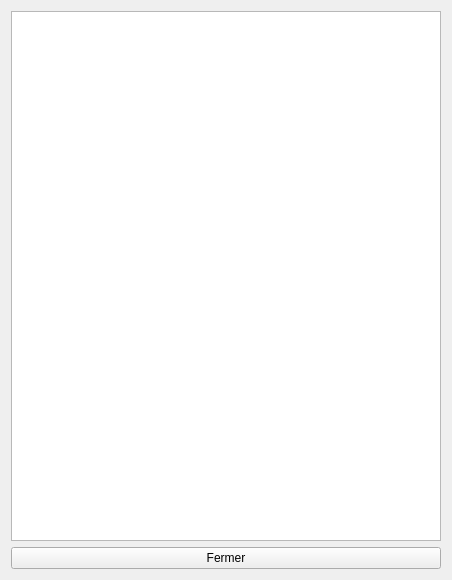
<?xml version="1.0" encoding="UTF-8"?>
<ui version="4.0">
 <class>ListeModifications</class>
 <widget class="QWidget" name="ListeModifications">
  <property name="geometry">
   <rect>
    <x>0</x>
    <y>0</y>
    <width>452</width>
    <height>580</height>
   </rect>
  </property>
  <property name="windowTitle">
   <string>Modifications du contact</string>
  </property>
  <layout class="QVBoxLayout" name="verticalLayout_2">
   <item>
    <layout class="QVBoxLayout" name="verticalLayout">
     <item>
      <widget class="QTableWidget" name="Table"/>
     </item>
     <item>
      <widget class="QPushButton" name="PBFermer">
       <property name="text">
        <string>Fermer</string>
       </property>
      </widget>
     </item>
    </layout>
   </item>
  </layout>
 </widget>
 <resources/>
 <connections/>
</ui>
